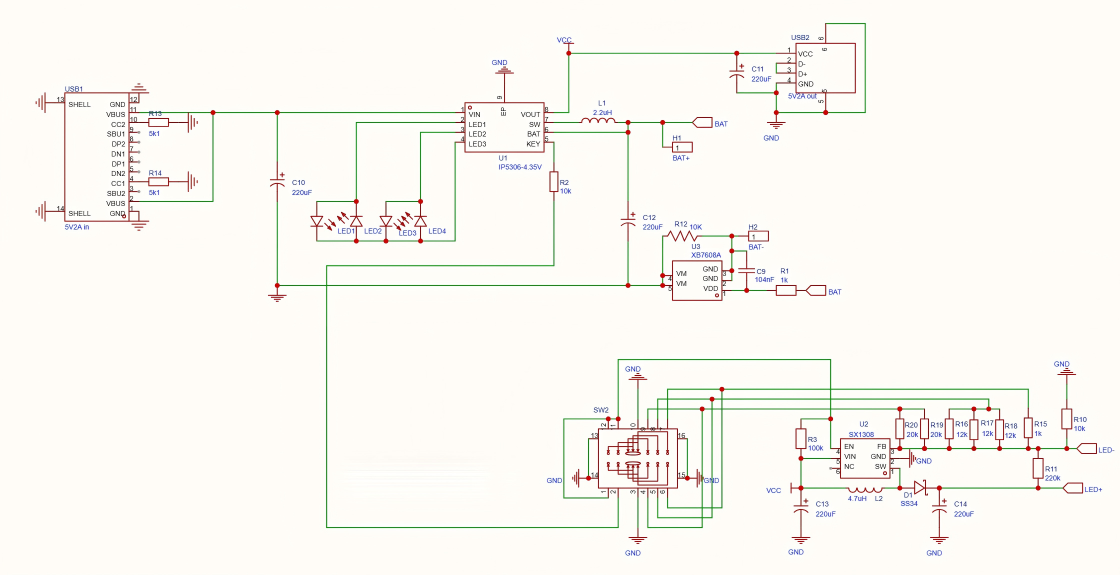
#> input picture _workspace/赛题资料/open_GT/1/1.png, 2240 x 1149 px (shown at 1/2 size)
$ python -i palette.py   (imports and definitions only)
#> lines starting #> are read from the running program, lines starting #| are printed output that depends on the picture; after the words box and inside, x2 and y2 are one past the last pixel; in counts of white or black regions, pixels touching at a corner belong together
# -*- coding: utf-8 -*-
"""图片 → 颜色：**唯一**的颜色入口（用户 m56713/m56805 要求的那条接口）。

## 为什么单独做一个模块

历史形态是「颜色躲在导线提取里当**判据**」：`pipeline/pskel.py:242 wire_colour_mask()` +
`:542-574 foreground()` 的 `STAGE1_WIRE_UNCONF=veto` 会把**色相不对的细笔画整条删掉**
（`thin = cv2.bitwise_and(thin, cm)`），默认值是 `hint` + `veto` ⇒ 交付路径**一直在用
颜色判「这是不是导线」**，而用户已经指出：颜色只是小样本里恰好红绿，**黑白扫描件照样
会来**（实测无彩图这条链路会自失效：`chroma p90 < 22` ⇒ `wire_colour_mask` 返回 `None`、
Di Zenzo 彩色梯度恒 0）。

本模块的定位：**把「图里有什么颜色」这件事变成一次可断言、可缓存的测量**，其余模块只
消费它的输出（当证据、当权重），不再自己 `cv2.cvtColor` + `os.environ`。

## 契约（改这个文件的人请守住）

  * **纯函数**：不读环境变量、不写全局、不碰文件系统；同样输入必须给同样输出。
  * 返回**可 JSON 序列化**的 dict（产物里能直接落盘、能进日志）。
  * 不知道就返回 `None`/`0.0`，**不要猜**：`wire_hue=None` 表示「没测出可信的主色」。

## 输出

    {
      "has_chroma": bool,          # 图里是否有成规模的有彩墨迹
      "ink_chroma_p95": float,     # 墨迹内彩度 p95（灰度图 ≈ 0~3）
      "palette": [ {hue, sat, val, frac, rgb, n} ... ],   # 按占比降序，只留 frac>=MIN_FRAC
      "wire_hue": float | None,    # 主色相（OpenCV 0~179），不可信时为 None
      "confidence": float,         # 主色占比（= palette[0].frac），没有则 0
      "source": "histogram" | "none"
    }

    python -X utf8 -m pipeline.palette                 # 自检（合成图 + 真图，若在）
    python -X utf8 -m pipeline.palette <png> [...]     # 直接量几张图
"""
from __future__ import annotations

import sys
from typing import Dict, List, Optional, Sequence

import cv2
import numpy as np

# ---- 阈值（都在这里，别再散到各模块）----------------------------------------
INK = 170            # 灰度 < INK 算墨（与 `pipeline/pskel.py` 的约定一致）
CHROMA_MIN = 22.0    # 单像素「有彩」的彩度下限（OpenCV 惯例：max-min，0~255）
CHROMA_STRONG = 40.0  # 进调色板要的彩度
HUE_BIN = 15         # 色相分桶宽度（0~179 共 12 桶）
MIN_FRAC = 0.02      # 一个色桶至少占墨迹的 2% 才进 palette
CHROMA_FRAC = 0.005  # 有彩像素占墨迹的比例下限（低于它判「灰度图」）


def _ink_mask(gray: np.ndarray) -> np.ndarray:
    """自带的墨迹掩膜（Otsu 反向），刻意不依赖 pskel，保持本模块可独立使用。"""
    _, m = cv2.threshold(gray, 0, 255, cv2.THRESH_BINARY_INV + cv2.THRESH_OTSU)
    simple = gray < INK
    # Otsu 在纯白底上偶尔把整幅判成前景；两票取交集更稳，空了就退回灰度阈值。
    both = cv2.bitwise_and(m, (simple * 255).astype(np.uint8))
    if int((both > 0).sum()) >= 50:
        return both > 0
    return simple


def estimate(bgr: np.ndarray, ink: Optional[np.ndarray] = None) -> Dict:
    """量一张图的颜色。`ink` 可给现成掩膜（阶段一已经有 `_ink`，别重复算）。"""
    if bgr is None or bgr.size == 0:
        return {"has_chroma": False, "ink_chroma_p95": 0.0, "palette": [],
                "wire_hue": None, "confidence": 0.0, "source": "none"}
    gray = cv2.cvtColor(bgr, cv2.COLOR_BGR2GRAY) if bgr.ndim == 3 else bgr
    if bgr.ndim == 2:                                   # 灰度图：没有颜色可言
        return {"has_chroma": False, "ink_chroma_p95": 0.0, "palette": [],
                "wire_hue": None, "confidence": 0.0, "source": "none"}
    m = np.asarray(ink, dtype=bool) if ink is not None else _ink_mask(gray)
    if m.shape[:2] != gray.shape[:2]:
        m = _ink_mask(gray)
    n_ink = int(m.sum())
    if n_ink < 50:
        return {"has_chroma": False, "ink_chroma_p95": 0.0, "palette": [],
                "wire_hue": None, "confidence": 0.0, "source": "none"}

    hsv = cv2.cvtColor(bgr, cv2.COLOR_BGR2HSV)
    chroma = bgr.astype(np.int16).max(axis=2) - bgr.astype(np.int16).min(axis=2)
    ch_ink = chroma[m]
    p95 = float(np.percentile(ch_ink, 95))
    n_col = int((ch_ink >= CHROMA_MIN).sum())
    has = (n_col >= CHROMA_FRAC * n_ink) and (p95 >= CHROMA_MIN)
    if not has:
        return {"has_chroma": False, "ink_chroma_p95": round(p95, 2), "palette": [],
                "wire_hue": None, "confidence": 0.0, "source": "none"}

    strong = m & (chroma >= CHROMA_STRONG)
    # 每个色桶：像素数 / 平均 HSV / 代表 BGR
    h = hsv[:, :, 0][strong].astype(np.int32)
    s = hsv[:, :, 1][strong].astype(np.float32)
    v = hsv[:, :, 2][strong].astype(np.float32)
    palette: List[Dict] = []
    if h.size:
        bins = np.clip(h // HUE_BIN, 0, 179 // HUE_BIN)
        for b in np.unique(bins):
            sel = bins == b
            n = int(sel.sum())
            frac = n / float(max(1, n_ink))
            if frac < MIN_FRAC:
                continue
            hue = float((b + 0.5) * HUE_BIN)
            sat = float(s[sel].mean())
            val = float(v[sel].mean())
            px = np.uint8([[[hue, sat, val]]])
            bgr_px = cv2.cvtColor(px, cv2.COLOR_HSV2BGR)[0, 0]
            palette.append({"hue": round(hue, 1), "sat": round(sat, 1), "val": round(val, 1),
                            "frac": round(frac, 4), "n": n,
                            "rgb": [int(bgr_px[2]), int(bgr_px[1]), int(bgr_px[0])]})
    palette.sort(key=lambda d: -d["frac"])
    hue0 = palette[0]["hue"] if palette else None
    return {"has_chroma": True, "ink_chroma_p95": round(p95, 2), "palette": palette,
            "wire_hue": hue0, "confidence": float(palette[0]["frac"] if palette else 0.0),
            "source": "histogram"}


def is_greyscale(bgr: np.ndarray) -> bool:
    """黑白扫描件的判据（本模块唯一的布尔门；调用方不该自己写 `chroma < 22`）。"""
    return not estimate(bgr)["has_chroma"]


# [82 lines left out: functions describe, _selftest, _main, not called in this run]


# [2 lines not run here, left out]

>>> import cv2
>>> picture = cv2.imread('../_workspace/赛题资料/open_GT/1/1.png')
#> picture is the input picture: shape (1149, 2240, 3); mean B, G, R 242, 247.4, 249.9
>>> result = estimate(picture)
#> in estimate, `gray = cv2.cvtColor(bgr, cv2.COLOR_BGR2GRAY) if bgr.ndim == 3 else bgr`:
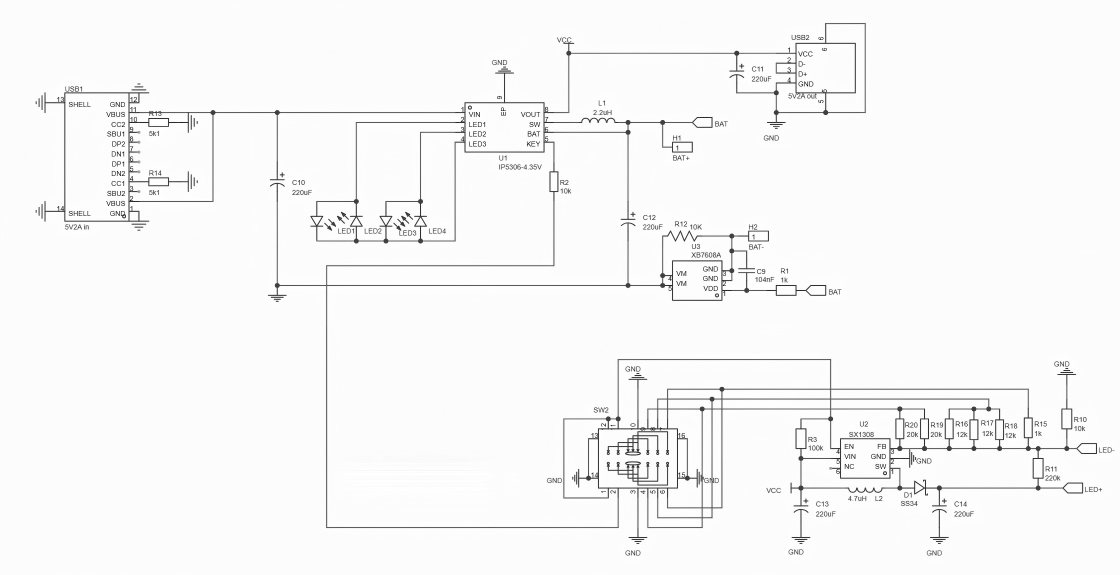
#> gray: shape (1149, 2240) (shown at 1/2 size); min 1, max 255, mean 247.3
#> in _ink_mask, `_, m = cv2.threshold(gray, 0, 255, cv2.THRESH_BINARY_INV + cv2.THRESH_..`:
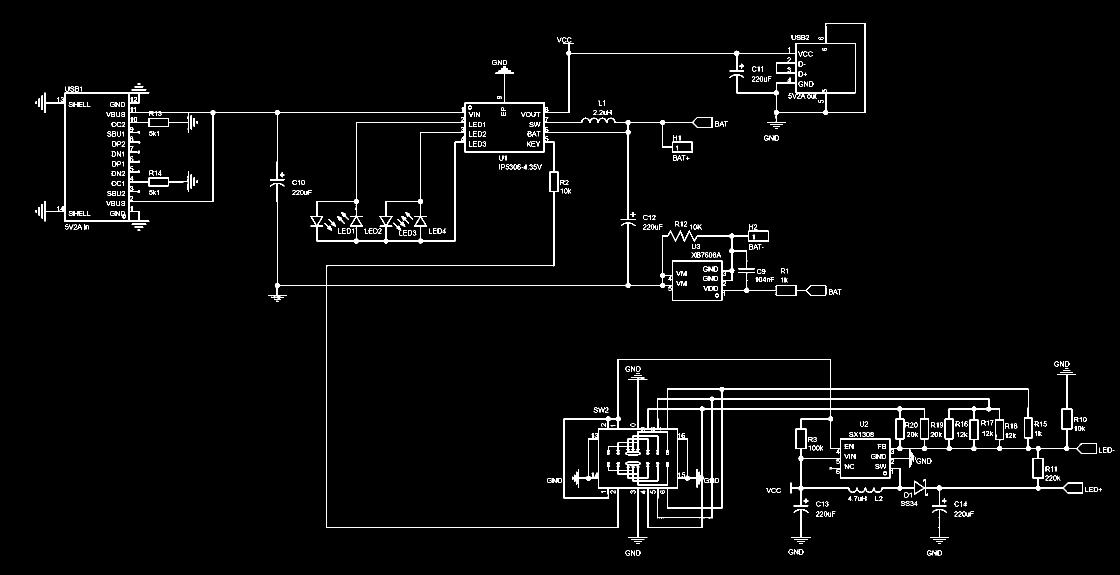
#> m: shape (1149, 2240) (shown at 1/2 size); 2.7% white in thin lines or dots, all inside (x1, y1, x2, y2) = (71, 46, 2229, 1111)
#> in estimate, `n_ink = int(m.sum())`: n_ink = 68813
#> in estimate, `hsv = cv2.cvtColor(bgr, cv2.COLOR_BGR2HSV)`: hsv: shape (1149, 2240, 3); mean H, S, V 23.4, 11.8, 251.4
#> in estimate, `chroma = bgr.astype(np.int16).max(axis=2) - bgr.astype(np.int16).min(a..`:
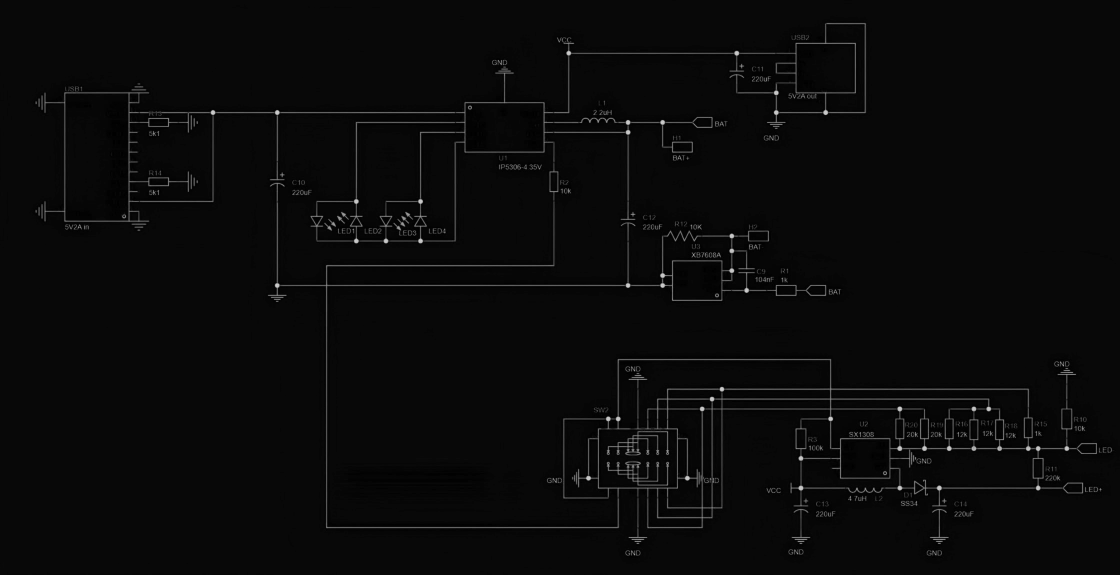
#> chroma: shape (1149, 2240) int16 (shown at 1/2 size); min 0, max 213, mean 9.9
#> in estimate, `p95 = float(np.percentile(ch_ink, 95))`: p95 = 139
#> in estimate, `n_col = int((ch_ink >= CHROMA_MIN).sum())`: n_col = 63242
#> in estimate, `has = (n_col >= CHROMA_FRAC * n_ink) and (p95 >= CHROMA_MIN)`: has = True
#> in estimate, `strong = m & (chroma >= CHROMA_STRONG)`:
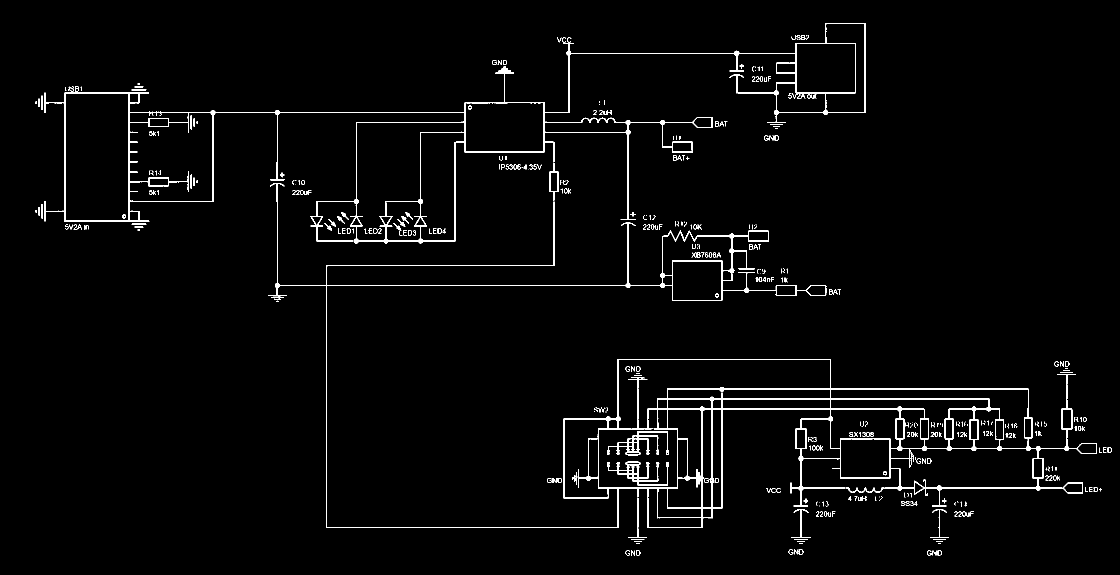
#> strong: shape (1149, 2240) bool (shown at 1/2 size); 2.4% white in thin lines or dots, all inside (x1, y1, x2, y2) = (71, 46, 2224, 1111)
#> the loop in estimate, `for b in np.unique(bins):` made 11 passes
#> (n, frac) on passes 2, 3, 6, 7, 9, 10: (154, 0.00224), (174, 0.00253), (33, 0.00048), (19, 0.000276), (893, 0.013), (4, 5.81e-05)
#> (n, frac, hue, sat, val, px, bgr_px) on passes 1, 4, 5, 8, 11: (21344, 0.31, 7.5, 174.3, 152.3, [[7, 174, 152]], [48, 72, 152]), (10788, 0.157, 52.5, 161.4, 142.6, [[52, 161, 142]], [52, 142, 76]), (13238, 0.192, 67.5, 179.1, 136.4, [[67, 179, 136]], [63, 136, 41]), (6546, 0.0951, 112.5, 134.4, 162.4, [[112, 134, 162]], [162, 100, 77]), (8755, 0.127, 172.5, 189.7, 142.8, [[172, 189, 142]], [65, 37, 142])
#> after the loop in estimate, `for b in np.unique(bins):`: palette = 5 items
#> in estimate, `hue0 = palette[0]["hue"] if palette else None`: hue0 = 7.5
#> result = 6 items
